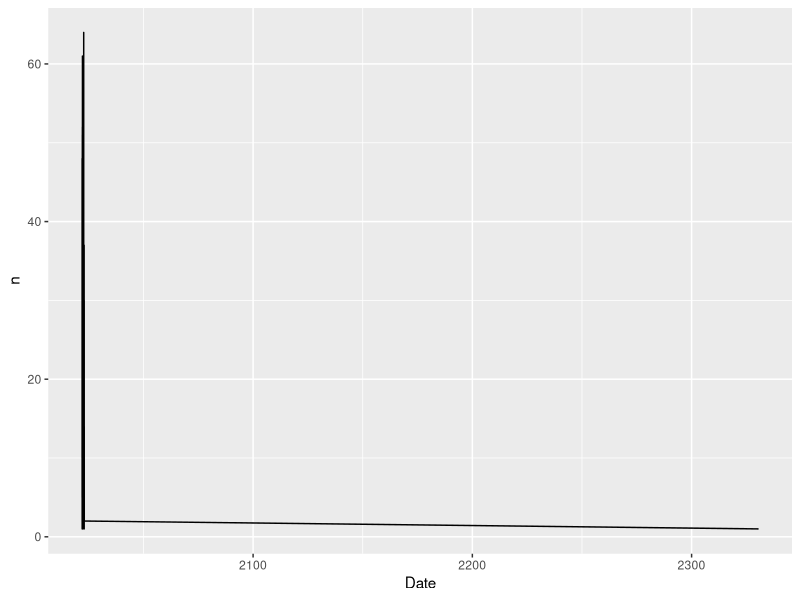
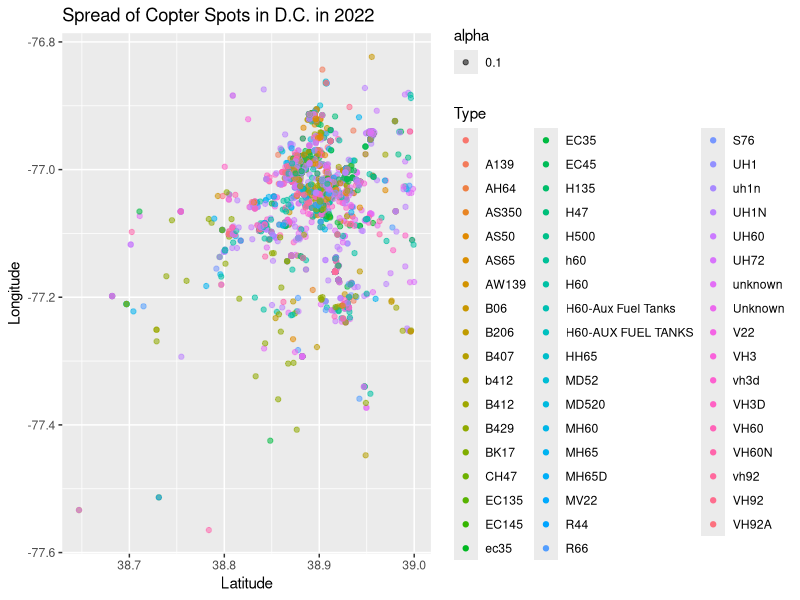
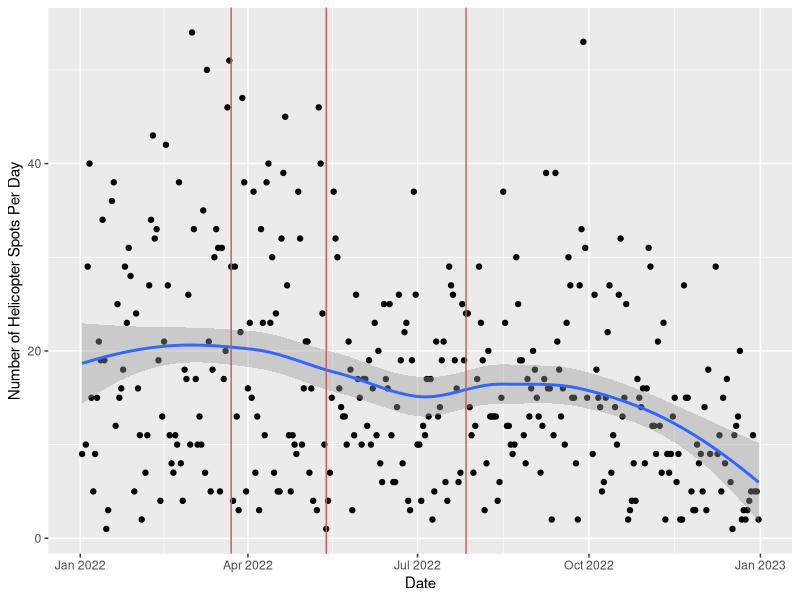

Here is the R script that generated these plots, in order:
## ---- chunk 1
library(tidyverse)
library(lubridate)
copterspotter <- read.csv("copterspotter 2 - tidyer - copterspotter.csv")
copterspotter$Date <- ymd(copterspotter$Date)

copterspotter |>
  group_by(Date) |>
  summarize(n = n()) |>
  ggplot(mapping = aes(x = Date, y = n)) +
  geom_line()

## ---- chunk 2
copterspotter_sky_variable <- copterspotter |>
  mutate(skycam_binary_long = if_else(
    Lon >= -77.024 & Lon <= -77.026, "1", "0"
  )) |>
  mutate(skycam_binary_lat = if_else(
    Lat >= 38.904 & Lat <= 38.906, "1", "0"
  )) |>
  mutate(skycam_binary = if_else(
    skycam_binary_long == 1 & skycam_binary_lat == 1, "1", "0"
  )) |>
  mutate(skycam = if_else(
    skycam_binary == 1, "Skycam Spot", "Not a Skycam Spot"
  ))

##It was at this moment that the Gov50 student realized that her project idea wasn't gonna work

##There are no skycam spots in this data

##Whoops

##Time to try something else!

copterspotter_clean <- copterspotter |>
  filter(Lon <= -70) |>
  filter(Lat <= 39) ##Removing some outliers
  
copterspotter_clean |>
  ggplot(mapping = aes(x = Lat, y = Lon)) +
  geom_point(
    mapping = aes(alpha = .1, color = Type)
  ) +
  labs(
    x = "Latitude",
    y = "Longitude",
    title = "Spread of Copter Spots in D.C. in 2022"
  )

## ---- chunk 3
copterspotter_clean_compiled <- copterspotter_clean|>
  count(Date)

copterspotter_clean_compiled |>
  ggplot(aes(x = Date, y = n)) +
  geom_point() +
  geom_smooth() +
  ylab("Number of Helicopter Spots Per Day") +
  geom_vline(aes(xintercept = as.numeric(as.Date("2022-03-23"))), color = "indianred") +
  geom_vline(aes(xintercept = as.numeric(as.Date("2022-05-13"))), color = "indianred") +
  geom_vline(aes(xintercept = as.numeric(as.Date("2022-07-27"))), color = "indianred")

